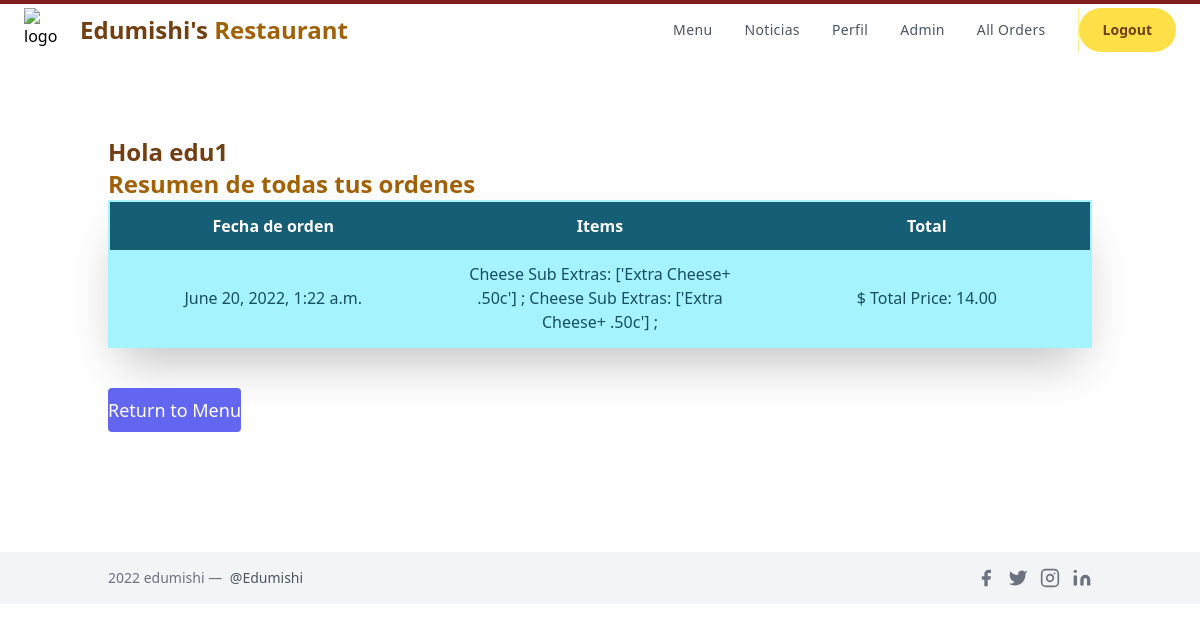
Page /profile (signed in) on the earlier database version.
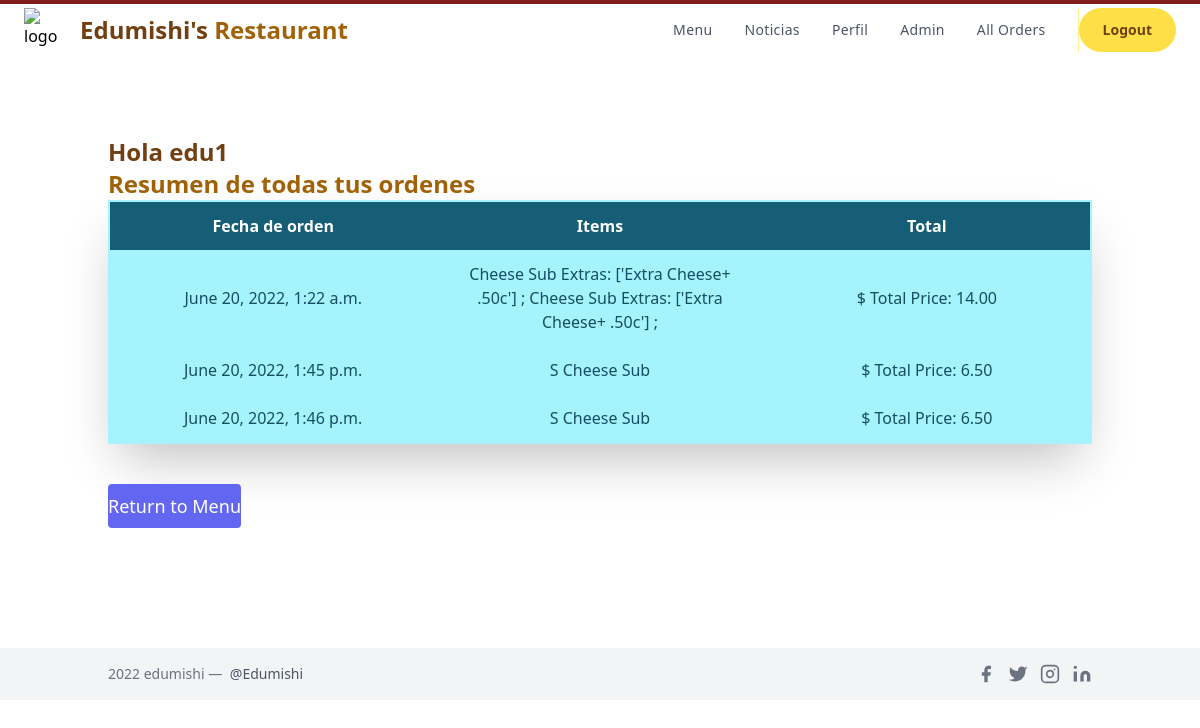
Same page on the later database version.
### orders/models.py (models this page shows, shortened)
class Order(models.Model):
    ref_code = models.CharField(max_length=15, blank=True)
    owner = models.ForeignKey(Profile, on_delete=models.SET_NULL, null=True)
    is_ordered = models.BooleanField(default=False)
    ordered_items = models.ManyToManyField(OrderItem)
    date_ordered = models.DateTimeField(auto_now=True)
    def get_cart_total(self):
        return sum([item.menu_item.price for item in self.ordered_items.all()]
        + [item.extras_cost for item in self.ordered_items.all()])

class OrderItem(models.Model):
    menu_item = models.ForeignKey(Menu_Item,on_delete=models.CASCADE,
                                    blank=True, null=True)
    is_ordered = models.BooleanField(default=False)
    date_added = models.DateTimeField(auto_now=True)
    date_ordered = models.DateTimeField(null=True)
    is_topping =models.BooleanField(default=False)
    num_extras = models.IntegerField( blank=True, default=0)
    extras = models.CharField(max_length=400,  blank=True, null=True)
    extras_cost = models.DecimalField(max_digits=4,decimal_places=2, default = 0.00)
    ptoppings = models.CharField(max_length=400,  blank=True, null=True)

class Menu_Item(models.Model):
    MENU_CATEGORIES = (
    ('Pizza', 'Pizza'),
    ('Pasta', 'Pasta'),
    ('Subs', 'Subs'),
    ('Salad', 'Salad'),
    ('Dinner_Platter', 'Dinner_Platter'),
    ('Topping', 'Topping'),
    ('Extra', 'Extra'),
    ('Dessert', 'Dessert'),
    ('Pastry', 'Pastry'),
    ('Main', 'Main'),
    ('Appetizer', 'Appetizer'),
    ('Side', 'Side'),
    ('Miscellaneous', 'Miscellaneous')
    )
    SIZE_CATEGORIES = (
    ('Sm', 'Small'),
    ('Md', 'Medium'),
    ('Lg', 'Large'),
    ('XL', 'Extra_Large')
    )
    category = models.CharField(max_length=36, null=True, blank=True,
                                choices=MENU_CATEGORIES,
                                help_text='Categoría del elemento del menú.')
    name = models.CharField(max_length=128,
                            help_text='Nombre del elemento del menú')
    price =  models.DecimalField(max_digits=4, null=True, blank=True,
                                decimal_places=2, default=0.00)
    sizes = models.CharField(max_length=4, null=True, blank=True,
                                choices=SIZE_CATEGORIES,
                                help_text='Ingrese el tamaños \
                                            del elemento del menú')
    toppings = models.CharField( max_length=400, blank=True, null=True,
                                help_text='Introducir ingredientes')
    num_toppings = models.CharField(max_length=10, blank=True, null=True)

### orders/views.py (the view)
# urls.py: path('profile', views.profile, name='profile'),
@login_required()
def profile(request):
    my_user_profile = Profile.objects.filter(user=request.user).first()
    my_orders = Order.objects.filter(is_ordered=True, owner=my_user_profile) #ojo aqui tambien
    context = { 'my_orders': my_orders, 'user': request.user}
    return render(request, "orders/profile.html", context)

### orders/templates/orders/profile.html (shortened to what this page needs)
{% extends 'orders/layout.html' %}
{%block template%}
<div class="container px-5 py-20 mx-auto flex flex-wrap items-center">
    <div>
        <h1 class="text-2xl font-bold text-yellow-900">
            Hola {{user}} <h1 class="text-2xl font-bold text-yellow-700"> Resumen de todas tus ordenes</h1>
        </h1>
        <table class="shadow-2xl border-2 border-cyan-200 w-full md:table-fixed content-center">
            <thead class="text-white">
                <tr>
                    <th class="py-3 bg-cyan-800">Fecha de orden</th>
                    <th class="py-3 bg-cyan-800">Items</th>
                    <th class="py-3 bg-cyan-800">Total</th>
                </tr>
            </thead>
            <tbody class="text-cyan-900 text-center">
                {% for order in my_orders %}
                    <tr class="bg-cyan-200 hover:bg-cyan-100 cursor-pointer duration-300">
                        <td class="py-3 px-6">{{ order.date_ordered }}</td>
                        <td class="py-3 px-6">{% for item in order.ordered_items.all %}
                            {% if item.menu_item.category == "Subs" and item.num_extras == 0 %}
                            {{item.menu_item.sizes}}
                            {{ item.menu_item.name }}
                            {% endif %}
                            {% if item.num_extras > 0 %}
                            {{ item.menu_item.name }}
                            Extras: {{ item.extras }} ;
                            {% endif %}
                            {% endfor %}
                        </td>
                        <td class="py-3 px-6">$ Total Price: {{ order.get_cart_total }}</td>
                    </tr>
                    {% empty %}
                    <tr>
                        <td class="py-3 px-6"></td>
                        <td class="py-3 px-6">No tienes ordenes</td>
                        <td class="py-3 px-6"></td>
                    </tr>
                {% endfor %}
            </tbody>
        </table>
            <button class="text-white bg-indigo-500 border-0 py-2 my-10 focus:outline-none hover:bg-indigo-600 rounded text-lg"><a href="{% url 'orders:index' %}" >
                {% if not order %}Return to Menu{% else %}Go to Menu {% endif %}
              </a></button>
    </div>
</div>
{% endblock %}

Differences in the rows shown:
added Order: date_ordered "June 20, 2022, 1:45 p.m.", get_cart_total "6.50"
added OrderItem: menu_item.sizes "S", menu_item.name "Cheese Sub", shown under "June 20, 2022, 1:45 p.m."
added Order: date_ordered "June 20, 2022, 1:46 p.m.", get_cart_total "6.50"
added OrderItem: menu_item.sizes "S", menu_item.name "Cheese Sub", shown under "June 20, 2022, 1:46 p.m."
